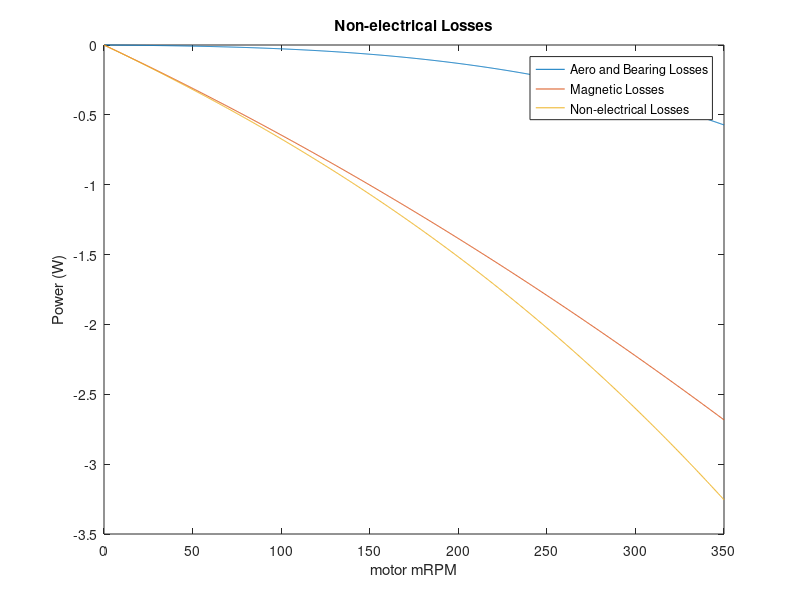

The MATLAB script that drew this image: (Note: this script raises an error after producing the figure.)
clear;

%% non-electrical losses
lossPoly_aeroAndBearing = [-1.06527e-08	-6.50352e-07	-1.02305e-04	1.12781e-03];
lossPoly_eddy = [-1.11897e-08	-5.30369e-06	-6.07395e-03	3.03073e-02] - lossPoly_aeroAndBearing;
lossPoly_aeroAndBearing(end) = 0;
lossPoly_eddy(end) = 0;

figure(1);clf;
rpmVals = linspace(0,350,1000);
plot(rpmVals, polyval(lossPoly_aeroAndBearing, rpmVals),...
    'DisplayName','Aero and Bearing Losses'); hold on;
plot(rpmVals, polyval(lossPoly_eddy, rpmVals), ...
    'DisplayName','Magnetic Losses');
plot(rpmVals, polyval(lossPoly_aeroAndBearing+lossPoly_eddy,rpmVals),...
    'DisplayName','Non-electrical Losses');
legend show;
xlabel('motor mRPM'); ylabel('Power (W)'); title('Non-electrical Losses');

%% I2R losses
NUMPOLES = 16;
% Kv = 26.16; % from 314RPM
Kv = 25.3; % reasonable efficiency, also from Jun1 data
Rs = 0.25;
% Kv = 25.35; % these were extracted from 0advance data
% Rs = 0.245;
% Kv = 26.16; % use these for speed control
% Rs = 0.37;
L = 128.65e-6;
Vf = 0.3;
Kt_Nm_A = 1/(Kv/60*2*pi);
bemf_V =    @(rpm)          rpm/Kv;
Ibus_A =    @(Vbus,D,rpm)   (Vbus.*D - bemf_V(rpm))/Rs;
i_App =     @(Vbus,D,rpm,fs_Hz) (Vbus-bemf_V(rpm)).*(D./fs_Hz)/L;
Pelec_W =   @(Vbus,D,rpm)   Ibus_A(Vbus,D,rpm).*Vbus.*D;
body_W =    @(I, D)     (1-D) * I * Vf;
I2R_W =     @(Vbus,D,rpm)   -Ibus_A(Vbus,D,rpm).^2 * Rs .* sign(Ibus_A(Vbus,D,rpm));
I2Rs_W =    @(Vbus,D,rpm,fs_Hz) -(Ibus_A(Vbus,D,rpm).^2 + i_App(Vbus,D,rpm,fs_Hz).^2/12) * ...
                                    Rs .* sign(Ibus_A(Vbus,D,rpm));

%% all losses
PlossContr_W = @(Vbus,D,rpm,fs_Hz) 0.3.*ones(size(rpm));
PlossI2R_W = @(Vbus,D,rpm,fs_Hz) abs(I2Rs_W(Vbus,D,rpm,fs_Hz));
PlossMag_W = @(rpm) -polyval(lossPoly_eddy, rpm);
PlossMech_W = @(rpm) -polyval(lossPoly_aeroAndBearing, rpm);
PlossTot_W = @(Vbus,D,rpm,fs_Hz)    PlossContr_W(Vbus,D,rpm,fs_Hz) + ...
                                    abs(PlossI2R_W(Vbus,D,rpm,fs_Hz)) + ...
                                    0*abs(body_W(Ibus_A(Vbus,D,rpm), D)) + ...
                                    PlossMag_W(rpm) + ...
                                    PlossMech_W(rpm);
Ptot_W = @(Vbus, D, rpm, fs_Hz) Pelec_W(Vbus,D,rpm) + PlossContr_W(Vbus,D,rpm,fs_Hz);
eff = @(Vbus, D, rpm, fs_Hz) 1 - abs(PlossTot_W(Vbus,D,rpm,fs_Hz) ./ Ptot_W(Vbus,D,rpm,fs_Hz));

%% motor mechanical output power
Prot_W = @(Vbus, D, rpm, fs_Hz) Ptot_W(Vbus, D, rpm, fs_Hz)-PlossTot_W(Vbus, D, rpm, fs_Hz);
torque_Nm = @(Vbus, D, rpm, fs_Hz) Prot_W(Vbus, D, rpm, fs_Hz) ./ (rpm*2*pi/60);
torque_Nm = @(Vbus, D, rpm, fs_Hz) Kt_Nm_A * Ibus_A(Vbus,D,rpm);

save('MotorLossModel','PlossContr_W','PlossI2R_W','PlossMag_W','PlossMech_W','PlossTot_W','Ptot_W','eff','Prot_W','torque_Nm');

%% plot
clf(5);clf(6);
Ds = [1,.5];
Vbuss = 12 ./ Ds;
fs_Hz = 6e3;

for i = 1:length(Ds)
    D = Ds(i);
    Vbus = Vbuss(i);
    rpmVals = linspace(0,350,1000);
    figure(6);
    p1 = subplot(3,1,1);
    plot(rpmVals, PlossContr_W(Vbus,D,rpmVals,fs_Hz), 'DisplayName','Controller losses'); hold on;
    plot(rpmVals, PlossI2R_W(Vbus,D,rpmVals,fs_Hz), 'DisplayName','Electrical losses');
    plot(rpmVals, PlossMag_W(rpmVals), 'DisplayName','Magnetic losses');
    plot(rpmVals, PlossMech_W(rpmVals), 'DisplayName','Mechanical losses');
    plot(rpmVals, PlossTot_W(Vbus,D,rpmVals,fs_Hz), 'DisplayName','Total Losses');
    plot(rpmVals, Ptot_W(Vbus,D,rpmVals,fs_Hz), 'DisplayName','Total Power');
    legend show; grid on;
    ylabel('Power (W)'); xlabel('motor rpm');
    p2 = subplot(3,1,2);
    Ptot_W_Vals = abs(Ptot_W(Vbus,D,rpmVals,fs_Hz));
    plot(rpmVals, PlossContr_W(Vbus,D,rpmVals,fs_Hz)./Ptot_W_Vals, 'DisplayName','Controller losses'); hold on;
    plot(rpmVals, PlossI2R_W(Vbus,D,rpmVals,fs_Hz)./Ptot_W_Vals, 'DisplayName','Electrical losses');
    plot(rpmVals, PlossMag_W(rpmVals)./Ptot_W_Vals, 'DisplayName','Magnetic losses');
    plot(rpmVals, PlossMech_W(rpmVals)./Ptot_W_Vals, 'DisplayName','Mechanical losses');
    plot(rpmVals, PlossTot_W(Vbus,D,rpmVals,fs_Hz)./Ptot_W_Vals, 'DisplayName','Total Losses');
    plot(rpmVals, abs(Ptot_W(Vbus,D,rpmVals,fs_Hz))./Ptot_W_Vals, 'DisplayName','Total Power');
    legend('Location','SouthWest'); grid on;
    ylabel('proportion of total power'); xlabel('motor rpm');
    ylim([0,1]);
    p3 = subplot(3,1,3);
    plot(rpmVals, eff(Vbus,D,rpmVals,1e99),'DisplayName','no current ripple'); hold on;
    plot(rpmVals, eff(Vbus,D,rpmVals,fs_Hz),'DisplayName','current ripple');
    legend show; grid on;
    ylim([0.6,1]);

    figure(5); % mitsuba plot
    IVals = Ptot_W(Vbus, D, rpmVals, fs_Hz)/(Vbus*D);
    yyaxis left
    plot(IVals, rpmVals, 'DisplayName','RPM (motor)');
    ylim([0,500]);
    yyaxis right
    plot(IVals, 100*eff(Vbus,D,rpmVals,fs_Hz),'DisplayName','efficiency (%)'); hold on;
    plot(IVals, torque_Nm(Vbus, D, rpmVals, fs_Hz)/9.81*100,'DisplayName','torque (kg.cm)');
    legend show; grid on;
    ylim([0,100]); xlim([0,18]);
end

%% plot styles
linestyles = {'-','-.','--',':'};
a = figure(6);
linkaxes(a.Children(2:2:end),'x');
for ax = a.Children(2:2:end)'
    numPlotEl = length(ax.Children);
    colors = hsv(numPlotEl/i);
    for plotElInd = 1 : numPlotEl
        color = colors(mod(plotElInd,numPlotEl/i)+1,:);
        ax.Children(plotElInd).LineStyle = linestyles{fix(plotElInd/(numPlotEl/i))+1};
        ax.Children(plotElInd).Color = colors(mod(plotElInd,numPlotEl/i)+1,:);
        fprintf('%s: %d %d %d\n',ax.Children(plotElInd).DisplayName,ax.Children(plotElInd).Color);
    end
end
subplot(3,1,1);
legend show;
subplot(3,1,2);
legend show;
subplot(3,1,3);
legend show;